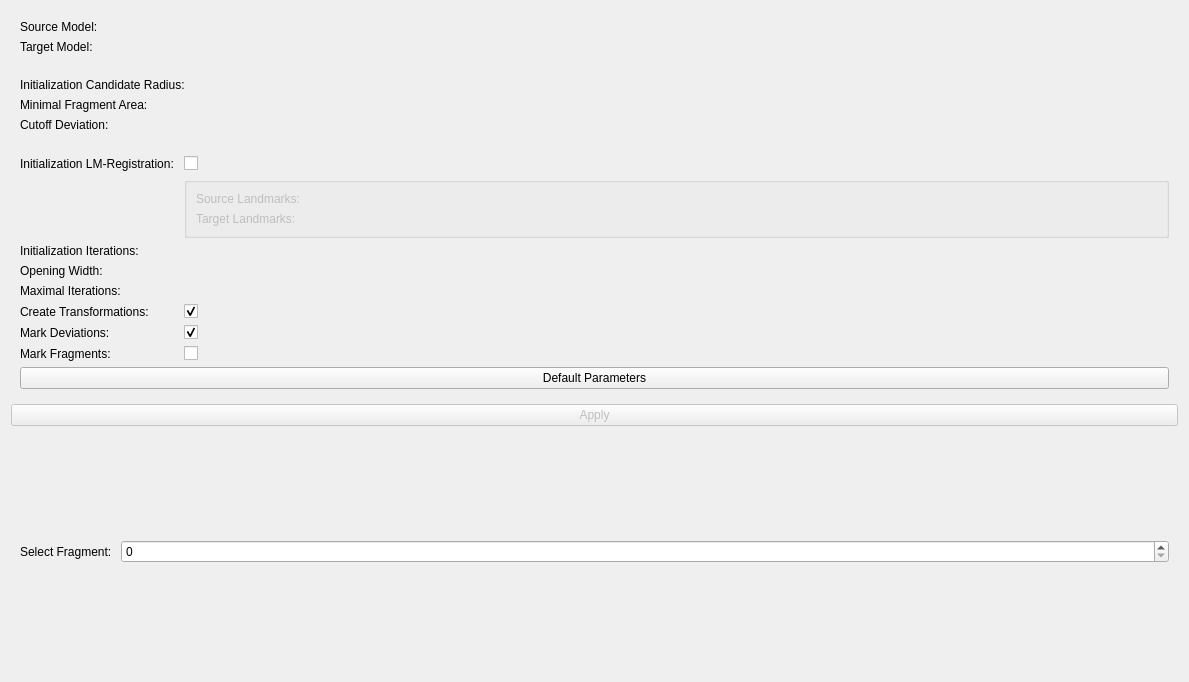
<?xml version="1.0" encoding="UTF-8"?>
<ui version="4.0">
 <class>SurfaceFragmentsRegistration</class>
 <widget class="qMRMLWidget" name="SurfaceFragmentsRegistration">
  <property name="geometry">
   <rect>
    <x>0</x>
    <y>0</y>
    <width>1189</width>
    <height>682</height>
   </rect>
  </property>
  <layout class="QVBoxLayout" name="verticalLayout">
   <item>
    <widget class="ctkCollapsibleButton" name="inputsCollapsibleButton" native="true">
     <property name="text" stdset="0">
      <string>Inputs</string>
     </property>
     <layout class="QFormLayout" name="formLayout_2">
      <item row="0" column="0">
       <widget class="QLabel" name="label">
        <property name="text">
         <string>Source Model: </string>
        </property>
       </widget>
      </item>
      <item row="0" column="1">
       <widget class="qMRMLNodeComboBox" name="sourceModelSelector" native="true">
        <property name="enabled">
         <bool>true</bool>
        </property>
        <property name="toolTip">
         <string>Surface fragments will be calculated as well as distance scalars will be applied to this model.</string>
        </property>
        <property name="nodeTypes" stdset="0">
         <stringlist>
          <string>vtkMRMLModelNode</string>
         </stringlist>
        </property>
        <property name="showChildNodeTypes" stdset="0">
         <bool>false</bool>
        </property>
        <property name="addEnabled" stdset="0">
         <bool>false</bool>
        </property>
        <property name="removeEnabled" stdset="0">
         <bool>false</bool>
        </property>
        <property name="noneEnabled" stdset="0">
         <bool>false</bool>
        </property>
        <property name="showHidden" stdset="0">
         <bool>false</bool>
        </property>
       </widget>
      </item>
      <item row="1" column="0">
       <widget class="QLabel" name="label">
        <property name="text">
         <string>Target Model: </string>
        </property>
       </widget>
      </item>
      <item row="1" column="1">
       <widget class="qMRMLNodeComboBox" name="targetModelSelector" native="true">
        <property name="enabled">
         <bool>true</bool>
        </property>
        <property name="toolTip">
         <string>The ground truth model, here the Source Model will be compared to.</string>
        </property>
        <property name="nodeTypes" stdset="0">
         <stringlist>
          <string>vtkMRMLModelNode</string>
         </stringlist>
        </property>
        <property name="showChildNodeTypes" stdset="0">
         <bool>false</bool>
        </property>
        <property name="addEnabled" stdset="0">
         <bool>false</bool>
        </property>
        <property name="removeEnabled" stdset="0">
         <bool>false</bool>
        </property>
        <property name="noneEnabled" stdset="0">
         <bool>false</bool>
        </property>
        <property name="showHidden" stdset="0">
         <bool>false</bool>
        </property>
       </widget>
      </item>
     </layout>
    </widget>
   </item>
   <item>
    <widget class="ctkCollapsibleButton" name="settingsCollapsibleButton" native="true">
     <property name="text" stdset="0">
      <string>Settings</string>
     </property>
     <layout class="QFormLayout" name="formLayout_4">
      <item row="0" column="0">
       <widget class="QLabel" name="label_2">
        <property name="text">
         <string>Initialization Candidate Radius: </string>
        </property>
       </widget>
      </item>
      <item row="0" column="1">
       <widget class="ctkSliderWidget" name="initializationClusterRadiusSelector" native="true">
        <property name="toolTip">
         <string>The algorithm uses an initialization region, which is randomly chosen. Its size is determined by this radius. The size should be smaller than the expected fragment size. Too large regions will lead to less fragments, too small regions may lead to multiple inadequate fragments.</string>
        </property>
        <property name="decimals" stdset="0">
         <double>1.000000000000000</double>
        </property>
        <property name="singleStep" stdset="0">
         <double>0.100000000000000</double>
        </property>
        <property name="minimum" stdset="0">
         <double>0.000000000000000</double>
        </property>
        <property name="maximum" stdset="0">
         <double>1000.000000000000000</double>
        </property>
        <property name="value" stdset="0">
         <double>50.000000000000000</double>
        </property>
        <property name="suffix" stdset="0">
         <string>mm</string>
        </property>
       </widget>
      </item>
      <item row="1" column="0">
       <widget class="QLabel" name="label_5">
        <property name="text">
         <string>Minimal Fragment Area: </string>
        </property>
       </widget>
      </item>
      <item row="1" column="1">
       <widget class="ctkSliderWidget" name="minimalClusterAreaSelector" native="true">
        <property name="toolTip">
         <string>No fragment will be smaller than this area. The algorithm will continue till no continuous surface part of the model larger than this value is assigned to a fragment. To small values may result in an infinite loop (terminated by &quot;Maximal Iterations&quot; value).</string>
        </property>
        <property name="decimals" stdset="0">
         <double>1.000000000000000</double>
        </property>
        <property name="singleStep" stdset="0">
         <double>0.100000000000000</double>
        </property>
        <property name="minimum" stdset="0">
         <double>1.000000000000000</double>
        </property>
        <property name="maximum" stdset="0">
         <double>50000.000000000000000</double>
        </property>
        <property name="value" stdset="0">
         <double>500.000000000000000</double>
        </property>
        <property name="suffix" stdset="0">
         <string>mm2</string>
        </property>
       </widget>
      </item>
      <item row="2" column="0">
       <widget class="QLabel" name="label_13">
        <property name="text">
         <string>Cutoff Deviation: </string>
        </property>
       </widget>
      </item>
      <item row="2" column="1">
       <widget class="ctkSliderWidget" name="cutoffThresholdSelector" native="true">
        <property name="toolTip">
         <string>All fragments, that are generated, will show a maximum continuous deviation of this value. A smaller value typically results in more fragments. Too small values may result in multiple inadequate fragments.</string>
        </property>
        <property name="decimals" stdset="0">
         <double>2.000000000000000</double>
        </property>
        <property name="singleStep" stdset="0">
         <double>0.010000000000000</double>
        </property>
        <property name="minimum" stdset="0">
         <double>0.010000000000000</double>
        </property>
        <property name="maximum" stdset="0">
         <double>10.000000000000000</double>
        </property>
        <property name="value" stdset="0">
         <double>1.500000000000000</double>
        </property>
        <property name="suffix" stdset="0">
         <string>mm</string>
        </property>
       </widget>
      </item>
     </layout>
    </widget>
   </item>
   <item>
    <widget class="ctkCollapsibleButton" name="advancedCollapsibleButton" native="true">
     <property name="text" stdset="0">
      <string>Advanced</string>
     </property>
     <property name="collapsed" stdset="0">
      <bool>true</bool>
     </property>
     <layout class="QFormLayout" name="formLayout_3">
      <item row="0" column="0">
       <widget class="QLabel" name="label_4">
        <property name="text">
         <string>Initialization LM-Registration: </string>
        </property>
       </widget>
      </item>
      <item row="0" column="1">
       <widget class="QCheckBox" name="preRegistrationCB">
        <property name="toolTip">
         <string>It is recommended to perform a pre-registration, optionally using the modules own landmark registration method. Please select the Source and Target Fiducials Node. Both need to contain &gt;3 fiducials each in corresponding order.</string>
        </property>
       </widget>
      </item>
      <item row="1" column="1">
       <widget class="ctkCollapsibleGroupBox" name="landmarksCollapibleBox">
        <property name="enabled">
         <bool>false</bool>
        </property>
        <property name="text" stdset="0">
         <string>Select Landmarks</string>
        </property>
        <property name="collapsed" stdset="0">
         <bool>true</bool>
        </property>
        <layout class="QFormLayout" name="formLayout_20">
         <item row="0" column="0">
          <widget class="QLabel" name="label">
           <property name="text">
            <string>Source Landmarks: </string>
           </property>
          </widget>
         </item>
         <item row="0" column="1">
          <widget class="qMRMLNodeComboBox" name="sourceLandmarkSelector" native="true">
           <property name="enabled">
            <bool>false</bool>
           </property>
           <property name="toolTip">
            <string>Source ficucials node containing landmarks for the pre-registration. Fiducials have to be in the same order as in the target fiducials node.</string>
           </property>
           <property name="nodeTypes" stdset="0">
            <stringlist>
             <string>vtkMRMLMarkupsFiducialNode</string>
            </stringlist>
           </property>
           <property name="selectNodeUponCreation" stdset="0">
            <bool>true</bool>
           </property>
           <property name="showChildNodeTypes" stdset="0">
            <bool>false</bool>
           </property>
           <property name="addEnabled" stdset="0">
            <bool>true</bool>
           </property>
           <property name="removeEnabled" stdset="0">
            <bool>true</bool>
           </property>
           <property name="noneEnabled" stdset="0">
            <bool>false</bool>
           </property>
           <property name="showHidden" stdset="0">
            <bool>false</bool>
           </property>
          </widget>
         </item>
         <item row="1" column="0">
          <widget class="QLabel" name="label">
           <property name="text">
            <string>Target Landmarks: </string>
           </property>
          </widget>
         </item>
         <item row="1" column="1">
          <widget class="qMRMLNodeComboBox" name="targetLandmarkSelector" native="true">
           <property name="enabled">
            <bool>false</bool>
           </property>
           <property name="toolTip">
            <string>Target ficucials node containing landmarks for the pre-registration. Fiducials have to be in the same order as in the source fiducials node.</string>
           </property>
           <property name="nodeTypes" stdset="0">
            <stringlist>
             <string>vtkMRMLMarkupsFiducialNode</string>
            </stringlist>
           </property>
           <property name="selectNodeUponCreation" stdset="0">
            <bool>true</bool>
           </property>
           <property name="showChildNodeTypes" stdset="0">
            <bool>false</bool>
           </property>
           <property name="addEnabled" stdset="0">
            <bool>true</bool>
           </property>
           <property name="removeEnabled" stdset="0">
            <bool>true</bool>
           </property>
           <property name="noneEnabled" stdset="0">
            <bool>false</bool>
           </property>
           <property name="showHidden" stdset="0">
            <bool>false</bool>
           </property>
          </widget>
         </item>
        </layout>
       </widget>
      </item>
      <item row="2" column="0">
       <widget class="QLabel" name="label_9">
        <property name="text">
         <string>Initialization Iterations: </string>
        </property>
       </widget>
      </item>
      <item row="2" column="1">
       <widget class="ctkSliderWidget" name="initializationIterationsSelector" native="true">
        <property name="toolTip">
         <string>An initialization region is randomly chosen and selected by its smallest overall deviation. The number of the random zones per iteration can be selected. Too small values may result in bad initial registration, large values may lead to a longer computation time.</string>
        </property>
        <property name="decimals" stdset="0">
         <double>0.000000000000000</double>
        </property>
        <property name="singleStep" stdset="0">
         <double>1.000000000000000</double>
        </property>
        <property name="minimum" stdset="0">
         <double>1.000000000000000</double>
        </property>
        <property name="maximum" stdset="0">
         <double>100.000000000000000</double>
        </property>
        <property name="value" stdset="0">
         <double>3.000000000000000</double>
        </property>
       </widget>
      </item>
      <item row="3" column="0">
       <widget class="QLabel" name="label_11">
        <property name="text">
         <string>Opening Width: </string>
        </property>
       </widget>
      </item>
      <item row="3" column="1">
       <widget class="ctkSliderWidget" name="openingWidthSelector" native="true">
        <property name="toolTip">
         <string>To remove thin bridging vertex lines that remain after thresholding due to the three dimensional overlapping, an opening method similar to the morphological operator in image processing is used. The original operator works by first eroding and then dilating a mask image. This value variates the number of vertex rows eroded and dilated in this process. Using small values may result in bridging vertices between fragments, too large values may smooth the outlines of the fragments.</string>
        </property>
        <property name="decimals" stdset="0">
         <double>0.000000000000000</double>
        </property>
        <property name="singleStep" stdset="0">
         <double>1.000000000000000</double>
        </property>
        <property name="minimum" stdset="0">
         <double>1.000000000000000</double>
        </property>
        <property name="maximum" stdset="0">
         <double>30.000000000000000</double>
        </property>
        <property name="value" stdset="0">
         <double>8.000000000000000</double>
        </property>
       </widget>
      </item>
      <item row="4" column="0">
       <widget class="QLabel" name="label_10">
        <property name="text">
         <string>Maximal Iterations: </string>
        </property>
       </widget>
      </item>
      <item row="4" column="1">
       <widget class="ctkSliderWidget" name="maximalIterationsSelector" native="true">
        <property name="toolTip">
         <string>For some models it might happen that the algorithm gets caught in a infinite loop, depending on the used settings. This is a technical selector terminating the iterative loop. It is not possible for the algorithm to find more fragments as number of iterations selected here.</string>
        </property>
        <property name="decimals" stdset="0">
         <double>0.000000000000000</double>
        </property>
        <property name="singleStep" stdset="0">
         <double>1.000000000000000</double>
        </property>
        <property name="minimum" stdset="0">
         <double>1.000000000000000</double>
        </property>
        <property name="maximum" stdset="0">
         <double>100.000000000000000</double>
        </property>
        <property name="value" stdset="0">
         <double>10.000000000000000</double>
        </property>
       </widget>
      </item>
      <item row="5" column="0">
       <widget class="QLabel" name="label_14">
        <property name="text">
         <string>Create Transformations: </string>
        </property>
       </widget>
      </item>
      <item row="5" column="1">
       <widget class="QCheckBox" name="createTransformationsCB">
        <property name="toolTip">
         <string>Create a transformation node for each fragment registration.</string>
        </property>
        <property name="text">
         <string/>
        </property>
        <property name="checked">
         <bool>true</bool>
        </property>
       </widget>
      </item>
      <item row="6" column="0">
       <widget class="QLabel" name="label_15">
        <property name="text">
         <string>Mark Deviations: </string>
        </property>
       </widget>
      </item>
      <item row="6" column="1">
       <widget class="QCheckBox" name="markDeviationsCB">
        <property name="toolTip">
         <string>Generate a scalar showing the surface deviation of each source models vertex for each registration.</string>
        </property>
        <property name="text">
         <string/>
        </property>
        <property name="checked">
         <bool>true</bool>
        </property>
       </widget>
      </item>
      <item row="9" column="0">
       <widget class="QLabel" name="label_3">
        <property name="text">
         <string>Mark Fragments: </string>
        </property>
       </widget>
      </item>
      <item row="9" column="1">
       <widget class="QCheckBox" name="markFragmentsCB">
        <property name="toolTip">
         <string>Generate a scalar showing highlighting each vertex of a respective fragment.</string>
        </property>
        <property name="text">
         <string/>
        </property>
       </widget>
      </item>
      <item row="10" column="0" colspan="2">
       <widget class="QPushButton" name="defaultsButton">
        <property name="toolTip">
         <string>Reset default parameters.</string>
        </property>
        <property name="text">
         <string>Default Parameters</string>
        </property>
       </widget>
      </item>
     </layout>
    </widget>
   </item>
   <item>
    <widget class="QPushButton" name="applyButton">
     <property name="enabled">
      <bool>false</bool>
     </property>
     <property name="toolTip">
      <string>Run the algorithm.</string>
     </property>
     <property name="text">
      <string>Apply</string>
     </property>
    </widget>
   </item>
   <item>
    <spacer name="verticalSpacer_2">
     <property name="orientation">
      <enum>Qt::Vertical</enum>
     </property>
     <property name="sizeHint" stdset="0">
      <size>
       <width>20</width>
       <height>40</height>
      </size>
     </property>
    </spacer>
   </item>
   <item>
    <widget class="ctkCollapsibleButton" name="outputsCollapsibleButton" native="true">
     <property name="text" stdset="0">
      <string>Outputs</string>
     </property>
     <layout class="QFormLayout" name="formLayout_2">
      <item row="0" column="0">
       <widget class="QLabel" name="label">
        <property name="text">
         <string>Select Fragment: </string>
        </property>
       </widget>
      </item>
      <item row="0" column="1">
       <widget class="QSpinBox" name="fragmentSelectorSB">
        <property name="toolTip">
         <string>After running this method, the generated transformations and surface deviation scalars can be applied here in a fast forward manner. It may cause errors if nodes are renamed or deleted manually.</string>
        </property>
       </widget>
      </item>
     </layout>
    </widget>
   </item>
   <item>
    <spacer name="verticalSpacer">
     <property name="orientation">
      <enum>Qt::Vertical</enum>
     </property>
     <property name="sizeHint" stdset="0">
      <size>
       <width>20</width>
       <height>40</height>
      </size>
     </property>
    </spacer>
   </item>
  </layout>
 </widget>
 <customwidgets>
  <customwidget>
   <class>ctkCollapsibleGroupBox</class>
   <extends>QGroupBox</extends>
   <header>ctkCollapsibleGroupBox.h</header>
   <container>1</container>
  </customwidget>
  <customwidget>
   <class>ctkSliderWidget</class>
   <extends>QWidget</extends>
   <header>ctkSliderWidget.h</header>
  </customwidget>
  <customwidget>
   <class>qMRMLNodeComboBox</class>
   <extends>QWidget</extends>
   <header>qMRMLNodeComboBox.h</header>
  </customwidget>
  <customwidget>
   <class>qMRMLWidget</class>
   <extends>QWidget</extends>
   <header>qMRMLWidget.h</header>
   <container>1</container>
  </customwidget>
  <customwidget>
   <class>ctkCollapsibleButton</class>
   <extends>QWidget</extends>
   <header>ctkCollapsibleButton.h</header>
   <container>1</container>
  </customwidget>
 </customwidgets>
 <tabstops>
  <tabstop>sourceModelSelector</tabstop>
  <tabstop>targetModelSelector</tabstop>
  <tabstop>initializationClusterRadiusSelector</tabstop>
  <tabstop>minimalClusterAreaSelector</tabstop>
  <tabstop>cutoffThresholdSelector</tabstop>
  <tabstop>preRegistrationCB</tabstop>
  <tabstop>sourceLandmarkSelector</tabstop>
  <tabstop>targetLandmarkSelector</tabstop>
  <tabstop>initializationIterationsSelector</tabstop>
  <tabstop>openingWidthSelector</tabstop>
  <tabstop>maximalIterationsSelector</tabstop>
  <tabstop>createTransformationsCB</tabstop>
  <tabstop>markDeviationsCB</tabstop>
  <tabstop>markFragmentsCB</tabstop>
  <tabstop>defaultsButton</tabstop>
  <tabstop>applyButton</tabstop>
  <tabstop>fragmentSelectorSB</tabstop>
 </tabstops>
 <resources/>
 <connections>
  <connection>
   <sender>SurfaceFragmentsRegistration</sender>
   <signal>mrmlSceneChanged(vtkMRMLScene*)</signal>
   <receiver>sourceModelSelector</receiver>
   <slot>setMRMLScene(vtkMRMLScene*)</slot>
   <hints>
    <hint type="sourcelabel">
     <x>594</x>
     <y>340</y>
    </hint>
    <hint type="destinationlabel">
     <x>642</x>
     <y>25</y>
    </hint>
   </hints>
  </connection>
  <connection>
   <sender>SurfaceFragmentsRegistration</sender>
   <signal>mrmlSceneChanged(vtkMRMLScene*)</signal>
   <receiver>targetModelSelector</receiver>
   <slot>setMRMLScene(vtkMRMLScene*)</slot>
   <hints>
    <hint type="sourcelabel">
     <x>594</x>
     <y>340</y>
    </hint>
    <hint type="destinationlabel">
     <x>642</x>
     <y>47</y>
    </hint>
   </hints>
  </connection>
  <connection>
   <sender>SurfaceFragmentsRegistration</sender>
   <signal>mrmlSceneChanged(vtkMRMLScene*)</signal>
   <receiver>sourceLandmarkSelector</receiver>
   <slot>setMRMLScene(vtkMRMLScene*)</slot>
   <hints>
    <hint type="sourcelabel">
     <x>594</x>
     <y>340</y>
    </hint>
    <hint type="destinationlabel">
     <x>750</x>
     <y>204</y>
    </hint>
   </hints>
  </connection>
  <connection>
   <sender>SurfaceFragmentsRegistration</sender>
   <signal>mrmlSceneChanged(vtkMRMLScene*)</signal>
   <receiver>targetLandmarkSelector</receiver>
   <slot>setMRMLScene(vtkMRMLScene*)</slot>
   <hints>
    <hint type="sourcelabel">
     <x>594</x>
     <y>340</y>
    </hint>
    <hint type="destinationlabel">
     <x>750</x>
     <y>226</y>
    </hint>
   </hints>
  </connection>
 </connections>
</ui>
